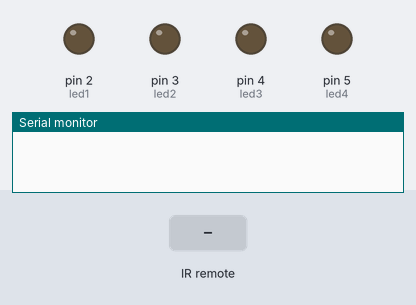
This sketch was run on a simulated Arduino Uno, built with avr-gcc and run on an emulated ATmega328P. On the bench: output pins drawn as LEDs (lit = HIGH), the last lines printed to the serial monitor. The test bench sets the inputs (shaded band).

Above: at 1.2 s.
1.3 s: infrared code 0xFF6897 received
At 1.6 s:
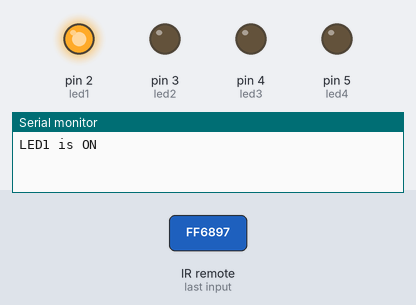
2.8 s: infrared code 0xFF18E7 received
At 3.9 s:
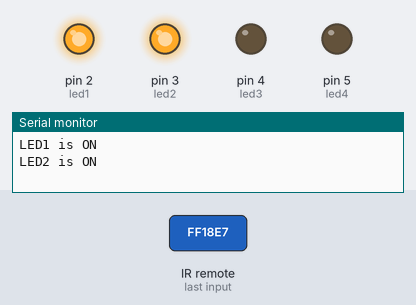
4.3 s: infrared code 0xFF30CF received
At 5.1 s:
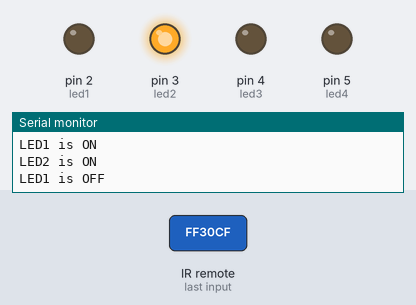
5.8 s: infrared code 0xFF10EF received
At 6.2 s:
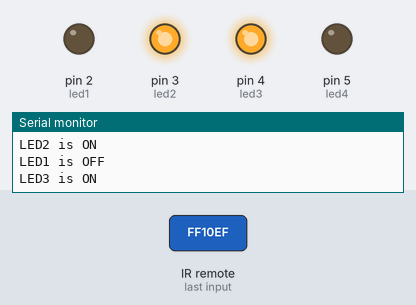
7.3 s: infrared code 0xFF7A85 received
At 8.5 s:
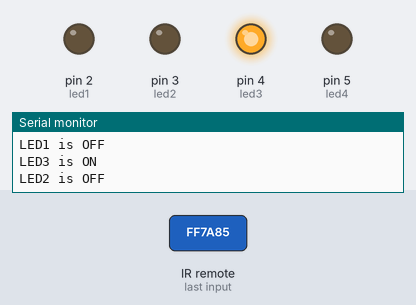
8.8 s: infrared code 0xFF5AA5 received
At 9.7 s:
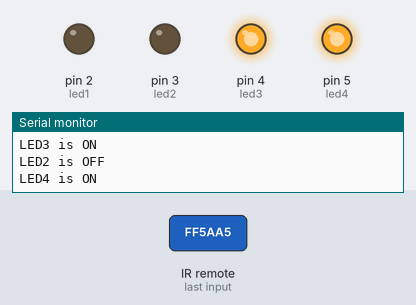
Timing chart, 0 to 11.3 s (numbered marks = the images above; inputs shaded):
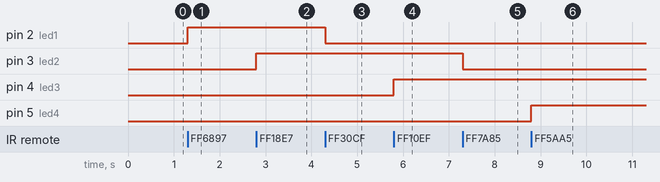

The sketch:

Ar08_remote_LCD.ino
```cpp
/*
예제 8.2
적외선 리모컨을 이용한 LED 제어
*/
// 적외선 리모컨 라이브러리를 불러온다.
#include <IRremote.h>
#include<LiquidCrystal.h>
// 적외선 수신부가 연결될 핀을 설정한다.
int irPin = 11;
// LED에 연결된 핀을 설정한다.
int led1 = 2;
int led2 = 3;
int led3 = 4;
int led4 = 5;
// LED 제어용 코드 (리모컨에 맞게 수정한다)
long on1 = 0xFF6897;
long off1 = 0xFF30CF;
long on2 = 0xFF18E7;
long off2 = 0xFF7A85;
long on3 = 0xFF10EF;
long off3 = 0xFF38C7;
long on4 = 0xFF5AA5;
long off4 = 0xFF42BD;
// 적외선 수신부가 연결된 핀을 리모컨 수신 핀으로 설정한다.
IRrecv irrecv(irPin);
// 수신된 신호의 결과를 results 변수로 설정한다.
decode_results results;
void setup()
{
// 시리얼 통신을 설정한다.
Serial.begin(9600);
// 적외선 리모컨 수신을 시작한다.
irrecv.enableIRIn();
// 13번 핀에 연결된 LED를 리모컨 수신시 점멸시킨다.
irrecv.blink13(true);
pinMode(led1, OUTPUT);
pinMode(led2, OUTPUT);
pinMode(led3, OUTPUT);
pinMode(led4, OUTPUT);
}
void loop()
{
// 수신된 코드가 있을 때 실행한다.
if (irrecv.decode(&results)){
// 0xFFFFFFFF 값을 제외하고 출력한다.
if(results.value != 0xFFFFFFFF){
// 수신된 코드가 on1과 같을 때
if(results.value == on1){
digitalWrite(led1, HIGH);
Serial.println("LED1 is ON");
}
// 수신된 코드가 off1과 같을 때
if(results.value == off1){
digitalWrite(led1, LOW);
Serial.println("LED1 is OFF");
}
// 수신된 코드가 on2와 같을 때
if(results.value == on2){
digitalWrite(led2, HIGH);
Serial.println("LED2 is ON");
}
// 수신된 코드가 off2와 같을 때
if(results.value == off2){
digitalWrite(led2, LOW);
Serial.println("LED2 is OFF");
}
// 수신된 코드가 on3와 같을 때
if(results.value == on3){
digitalWrite(led3, HIGH);
Serial.println("LED3 is ON");
}
// 수신된 코드가 off3와 같을 때
if(results.value == off3){
digitalWrite(led3, LOW);
Serial.println("LED3 is OFF");
}
// 수신된 코드가 on4와 같을 때
if(results.value == on4){
digitalWrite(led4, HIGH);
Serial.println("LED4 is ON");
}
// 수신된 코드가 off4와 같을 때
if(results.value == off4){
digitalWrite(led4, LOW);
Serial.println("LED4 is OFF");
}
};
// 다음 수신을 위해서 준비한다.
irrecv.resume();
}
}
```

Measured:
- after the input at 1.3 s, pin 2 (led1): LOW → HIGH at once
- after the input at 2.8 s, pin 3 (led2): LOW → HIGH at once
- after the input at 4.3 s, pin 2 (led1): HIGH → LOW at once
- after the input at 5.8 s, pin 4 (led3): LOW → HIGH at once
- after the input at 7.3 s, pin 3 (led2): HIGH → LOW at once
- after the input at 8.8 s, pin 5 (led4): LOW → HIGH at once
